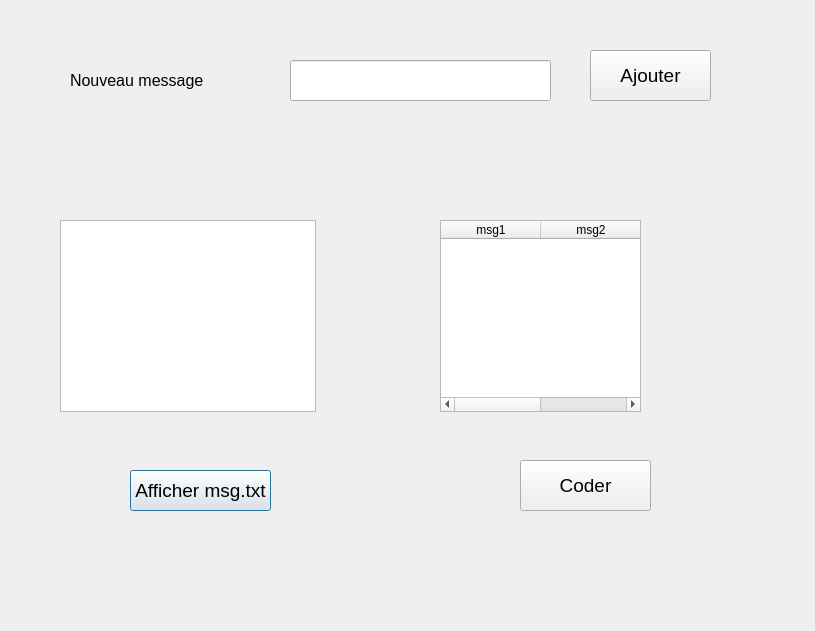
<?xml version="1.0" encoding="UTF-8"?>
<ui version="4.0">
 <class>Dialog</class>
 <widget class="QDialog" name="Dialog">
  <property name="geometry">
   <rect>
    <x>0</x>
    <y>0</y>
    <width>815</width>
    <height>631</height>
   </rect>
  </property>
  <property name="windowTitle">
   <string>Dialog</string>
  </property>
  <widget class="QLabel" name="label">
   <property name="geometry">
    <rect>
     <x>70</x>
     <y>60</y>
     <width>141</width>
     <height>41</height>
    </rect>
   </property>
   <property name="font">
    <font>
     <pointsize>12</pointsize>
    </font>
   </property>
   <property name="text">
    <string>Nouveau message</string>
   </property>
  </widget>
  <widget class="QPushButton" name="afficher">
   <property name="geometry">
    <rect>
     <x>130</x>
     <y>470</y>
     <width>141</width>
     <height>41</height>
    </rect>
   </property>
   <property name="font">
    <font>
     <pointsize>14</pointsize>
    </font>
   </property>
   <property name="text">
    <string>Afficher msg.txt</string>
   </property>
  </widget>
  <widget class="QPushButton" name="coder">
   <property name="geometry">
    <rect>
     <x>520</x>
     <y>460</y>
     <width>131</width>
     <height>51</height>
    </rect>
   </property>
   <property name="font">
    <font>
     <pointsize>14</pointsize>
    </font>
   </property>
   <property name="text">
    <string>Coder</string>
   </property>
  </widget>
  <widget class="QPushButton" name="ajouter">
   <property name="geometry">
    <rect>
     <x>590</x>
     <y>50</y>
     <width>121</width>
     <height>51</height>
    </rect>
   </property>
   <property name="font">
    <font>
     <pointsize>14</pointsize>
    </font>
   </property>
   <property name="text">
    <string>Ajouter</string>
   </property>
  </widget>
  <widget class="QLineEdit" name="text">
   <property name="geometry">
    <rect>
     <x>290</x>
     <y>60</y>
     <width>261</width>
     <height>41</height>
    </rect>
   </property>
   <property name="font">
    <font>
     <pointsize>12</pointsize>
    </font>
   </property>
  </widget>
  <widget class="QTableWidget" name="table">
   <property name="geometry">
    <rect>
     <x>440</x>
     <y>220</y>
     <width>201</width>
     <height>192</height>
    </rect>
   </property>
   <column>
    <property name="text">
     <string>msg1</string>
    </property>
   </column>
   <column>
    <property name="text">
     <string>msg2</string>
    </property>
   </column>
  </widget>
  <widget class="QListWidget" name="msg">
   <property name="geometry">
    <rect>
     <x>60</x>
     <y>220</y>
     <width>256</width>
     <height>192</height>
    </rect>
   </property>
  </widget>
 </widget>
 <resources/>
 <connections/>
</ui>
